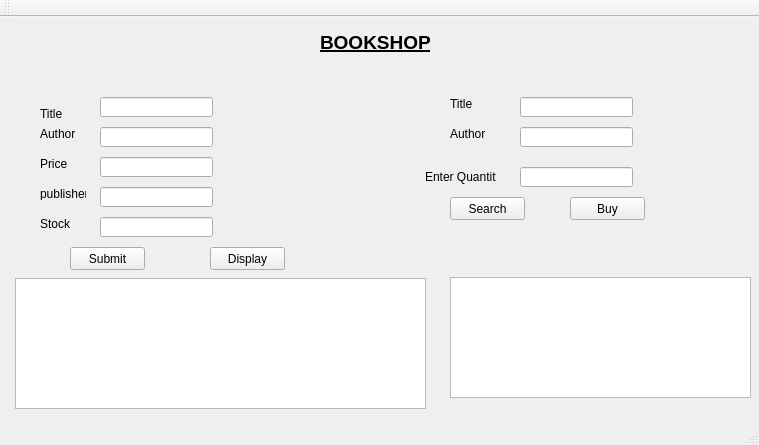
<?xml version="1.0" encoding="UTF-8"?>
<ui version="4.0">
 <class>bookshop</class>
 <widget class="QMainWindow" name="bookshop">
  <property name="geometry">
   <rect>
    <x>0</x>
    <y>0</y>
    <width>759</width>
    <height>445</height>
   </rect>
  </property>
  <property name="windowTitle">
   <string>bookshop</string>
  </property>
  <widget class="QWidget" name="centralWidget">
   <widget class="QLabel" name="label">
    <property name="geometry">
     <rect>
      <x>320</x>
      <y>10</y>
      <width>111</width>
      <height>31</height>
     </rect>
    </property>
    <property name="text">
     <string>&lt;html&gt;&lt;head/&gt;&lt;body&gt;&lt;p&gt;&lt;span style=&quot; font-size:14pt; font-weight:600; text-decoration: underline;&quot;&gt;BOOKSHOP&lt;/span&gt;&lt;/p&gt;&lt;/body&gt;&lt;/html&gt;</string>
    </property>
   </widget>
   <widget class="QLabel" name="label_2">
    <property name="geometry">
     <rect>
      <x>40</x>
      <y>90</y>
      <width>46</width>
      <height>13</height>
     </rect>
    </property>
    <property name="text">
     <string>Title</string>
    </property>
   </widget>
   <widget class="QLabel" name="label_3">
    <property name="geometry">
     <rect>
      <x>40</x>
      <y>110</y>
      <width>46</width>
      <height>13</height>
     </rect>
    </property>
    <property name="text">
     <string>Author</string>
    </property>
   </widget>
   <widget class="QLabel" name="label_4">
    <property name="geometry">
     <rect>
      <x>40</x>
      <y>140</y>
      <width>46</width>
      <height>13</height>
     </rect>
    </property>
    <property name="text">
     <string>Price</string>
    </property>
   </widget>
   <widget class="QLabel" name="label_5">
    <property name="geometry">
     <rect>
      <x>40</x>
      <y>170</y>
      <width>46</width>
      <height>13</height>
     </rect>
    </property>
    <property name="text">
     <string>publisher</string>
    </property>
   </widget>
   <widget class="QLabel" name="label_6">
    <property name="geometry">
     <rect>
      <x>40</x>
      <y>200</y>
      <width>46</width>
      <height>13</height>
     </rect>
    </property>
    <property name="text">
     <string>Stock</string>
    </property>
   </widget>
   <widget class="QTableView" name="tableView">
    <property name="geometry">
     <rect>
      <x>15</x>
      <y>261</y>
      <width>411</width>
      <height>131</height>
     </rect>
    </property>
   </widget>
   <widget class="QTableView" name="tableView_2">
    <property name="geometry">
     <rect>
      <x>450</x>
      <y>260</y>
      <width>301</width>
      <height>121</height>
     </rect>
    </property>
   </widget>
   <widget class="QLabel" name="label_7">
    <property name="geometry">
     <rect>
      <x>450</x>
      <y>110</y>
      <width>46</width>
      <height>13</height>
     </rect>
    </property>
    <property name="text">
     <string>Author</string>
    </property>
   </widget>
   <widget class="QLabel" name="label_8">
    <property name="geometry">
     <rect>
      <x>450</x>
      <y>80</y>
      <width>46</width>
      <height>13</height>
     </rect>
    </property>
    <property name="text">
     <string>Title</string>
    </property>
   </widget>
   <widget class="QLineEdit" name="lineEdit">
    <property name="geometry">
     <rect>
      <x>100</x>
      <y>80</y>
      <width>113</width>
      <height>20</height>
     </rect>
    </property>
   </widget>
   <widget class="QLineEdit" name="lineEdit_2">
    <property name="geometry">
     <rect>
      <x>100</x>
      <y>110</y>
      <width>113</width>
      <height>20</height>
     </rect>
    </property>
   </widget>
   <widget class="QLineEdit" name="lineEdit_3">
    <property name="geometry">
     <rect>
      <x>100</x>
      <y>140</y>
      <width>113</width>
      <height>20</height>
     </rect>
    </property>
   </widget>
   <widget class="QLineEdit" name="lineEdit_4">
    <property name="geometry">
     <rect>
      <x>100</x>
      <y>170</y>
      <width>113</width>
      <height>20</height>
     </rect>
    </property>
   </widget>
   <widget class="QLineEdit" name="lineEdit_5">
    <property name="geometry">
     <rect>
      <x>100</x>
      <y>200</y>
      <width>113</width>
      <height>20</height>
     </rect>
    </property>
   </widget>
   <widget class="QLineEdit" name="lineEdit_6">
    <property name="geometry">
     <rect>
      <x>520</x>
      <y>80</y>
      <width>113</width>
      <height>20</height>
     </rect>
    </property>
   </widget>
   <widget class="QLineEdit" name="lineEdit_7">
    <property name="geometry">
     <rect>
      <x>520</x>
      <y>110</y>
      <width>113</width>
      <height>20</height>
     </rect>
    </property>
   </widget>
   <widget class="QPushButton" name="pushButton">
    <property name="geometry">
     <rect>
      <x>70</x>
      <y>230</y>
      <width>75</width>
      <height>23</height>
     </rect>
    </property>
    <property name="text">
     <string>Submit</string>
    </property>
   </widget>
   <widget class="QPushButton" name="pushButton_2">
    <property name="geometry">
     <rect>
      <x>210</x>
      <y>230</y>
      <width>75</width>
      <height>23</height>
     </rect>
    </property>
    <property name="text">
     <string>Display</string>
    </property>
   </widget>
   <widget class="QPushButton" name="pushButton_3">
    <property name="geometry">
     <rect>
      <x>450</x>
      <y>180</y>
      <width>75</width>
      <height>23</height>
     </rect>
    </property>
    <property name="text">
     <string>Search</string>
    </property>
   </widget>
   <widget class="QPushButton" name="pushButton_4">
    <property name="geometry">
     <rect>
      <x>570</x>
      <y>180</y>
      <width>75</width>
      <height>23</height>
     </rect>
    </property>
    <property name="text">
     <string>Buy</string>
    </property>
   </widget>
   <widget class="QLineEdit" name="lineEdit_8">
    <property name="geometry">
     <rect>
      <x>520</x>
      <y>150</y>
      <width>113</width>
      <height>20</height>
     </rect>
    </property>
   </widget>
   <widget class="QLabel" name="label_9">
    <property name="geometry">
     <rect>
      <x>425</x>
      <y>150</y>
      <width>71</width>
      <height>20</height>
     </rect>
    </property>
    <property name="text">
     <string>Enter Quantity</string>
    </property>
   </widget>
  </widget>
  <widget class="QMenuBar" name="menuBar">
   <property name="geometry">
    <rect>
     <x>0</x>
     <y>0</y>
     <width>759</width>
     <height>21</height>
    </rect>
   </property>
  </widget>
  <widget class="QToolBar" name="mainToolBar">
   <attribute name="toolBarArea">
    <enum>TopToolBarArea</enum>
   </attribute>
   <attribute name="toolBarBreak">
    <bool>false</bool>
   </attribute>
  </widget>
  <widget class="QStatusBar" name="statusBar"/>
 </widget>
 <layoutdefault spacing="6" margin="11"/>
 <resources/>
 <connections/>
</ui>
